Frame 1 (no input): blank canvas, image omitted
Frame 60 (the mouse pressed at the canvas centre just before this capture): blank canvas, image omitted
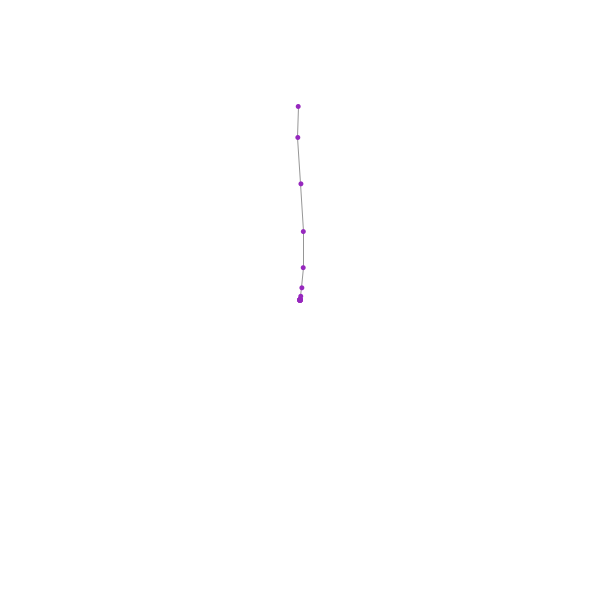
Frame 120 (the mouse held since frame 60 and released just before this capture)

The Processing sketch whose frames 1 and 60 were blank and that drew this single picture after the mouse press (run headless with seeded random() and noise(); from frame 60 on, the mouse is pressed at the canvas centre):

// Processing sketch: spring_series_array_example
// ── spring_series_array_example.pde
PVector leader;
PVector leadSpd;
int followerCount = 41;
PVector[] followers = new PVector[followerCount];
PVector[] followerSpds = new PVector[followerCount];
float springing = .004;
float damping = .92;

void setup() {
  size(600,600);
  strokeWeight(1);
  leader = new PVector();
  leadSpd = new PVector(random(-1.5, 1.5), random(-1.5, 1.5));
  //follower = new PVector();
  //followerSpd = new PVector();

  for (int i=0; i<followerCount; i++) {
    followers[i] = new PVector();
    followerSpds[i] = new PVector();
  }
}



void draw() {
  background(255);
  translate(width/2, height/2);
  lead();
  follow();
  render();
}

void lead() {
  leadSpd.add(new PVector(random(-.2, .2), random(-.2, .2)));
  leader.add(leadSpd);

  if (leader.x > 200) {
    leader.x = 200;
    leadSpd.x*=-1;
  } 
  else if (leader.x < -200) {
    leader.x = -200;
    leadSpd.x*=-1;
  }

  if (leader.y > 200) {
    leader.y = 200;
    leadSpd.y*=-1;
  } 
  else if (leader.y < -200) {
    leader.y = -200;
    leadSpd.y*=-1;
  }
}
void follow() {
  //move center point
  float deltaX = 0.0;
  float deltaY = 0.0;
  for (int i=0; i<followerCount; i++) {
    if (i==0) {
      deltaX = leader.x-followers[i].x;
      deltaY = leader.y-followers[i].y;
    } 
    else {
      deltaX = followers[i-1].x-followers[i].x;
      deltaY = followers[i-1].y-followers[i].y;
    }

    // create springing effect
    if (i!=0) {
      deltaX *= springing;
      deltaY *= springing;
      followerSpds[i].x += deltaX;
      followerSpds[i].y += deltaY;
    } 
    else {
      deltaX *= springing*(1 + .2*i);
      deltaY *= springing*(1 + .2*i);
      followerSpds[i].x += deltaX;
      followerSpds[i].y += deltaY;
    }

    // move predator's center
    followers[i].x +=  followerSpds[i].x;
    followers[i].y +=  followerSpds[i].y;

    // slow down springing
    followerSpds[i].x *= damping;
    followerSpds[i].y *= damping;
  }
}

void render() {

  stroke(150);
  for (int i=0; i<followerCount; i++) {
    if (i>0) {
      line(followers[i-1].x, followers[i-1].y, followers[i].x, followers[i].y);
    }
  }

  noStroke();

  for (int i=0; i<followerCount; i++) {
    fill(150, 40, 190);
    ellipse(followers[i].x, followers[i].y, 5, 5);
  }
}
